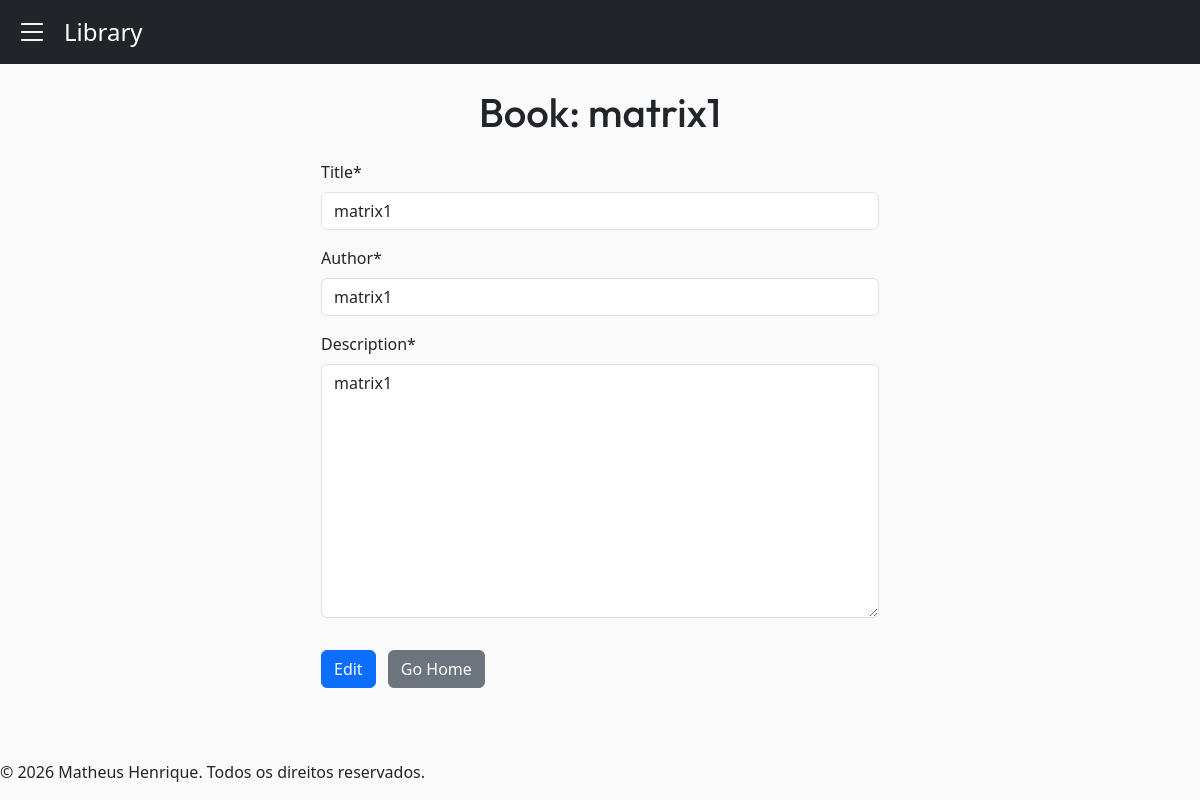
The app's page /book/edit/160/ (signed in) with its own data.
### myapp/models.py (models this page shows, shortened)
class Book(models.Model):
    title = models.CharField(max_length=200)
    author = models.CharField(max_length=200)
    description = models.TextField(default='')
    owner = models.ForeignKey(User, on_delete=models.CASCADE)

### myapp/views.py (the view)
# urls.py: path('book/edit/<int:pk>/', edit_book.as_view(), name="edit_book"),
class edit_book(LoginRequiredMixin, UpdateView):
    login_url = '/book/login/'
    model = Book
    fields = ["title", "author", "description"]
    template_name = "myapp/edit_book.html"
    success_url = reverse_lazy('home')

### myapp/templates/myapp/edit_book.html (shortened to what this page needs)
{% extends "myapp/base.html" %}
{% load crispy_forms_tags %}
{% block content %}
<div class="container mx-auto">
    <h1 class="text-center mt-4">Book: {{ book.title }}</h1>
    <form method="post" class="col-md-6 mx-auto mt-4">
        {{ form|crispy }}
        <button type="submit" class="btn btn-primary w-20 mt-3">Edit</button>
        <a href="{% url "home" %}" class="btn btn-secondary w-20 mt-3 ms-2">Go Home</a>
    </form>
</div>
{% endblock content %}

### myapp/static/myapp/css/style.css (style rules this page uses)
h1 { font-family: "Outfit", sans-serif; }

### records on screen
Book: title "matrix1", author "matrix1", description "matrix1"
